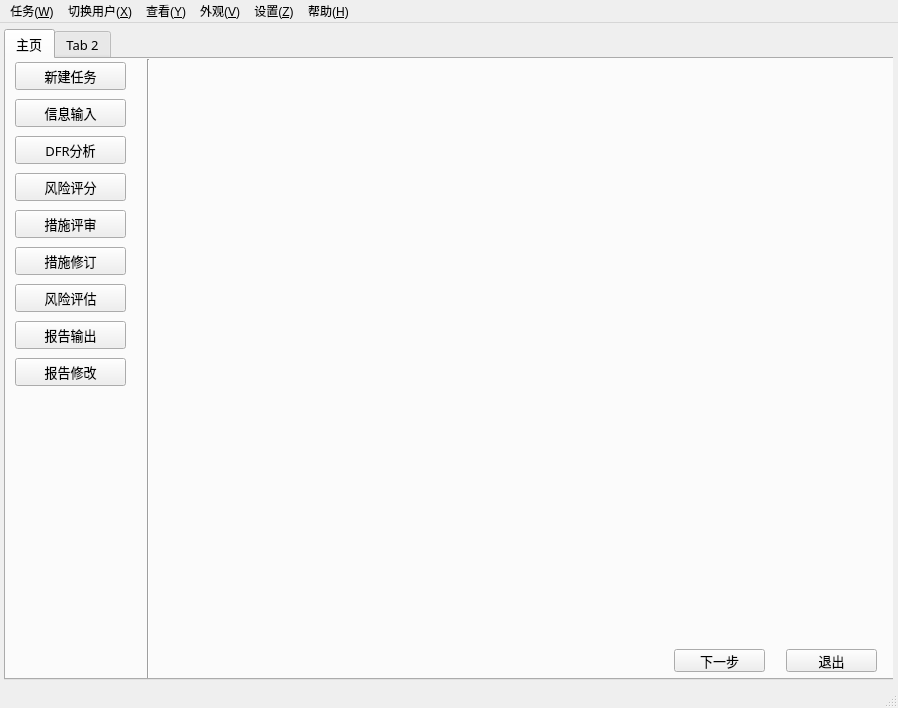
<?xml version="1.0" encoding="UTF-8"?>
<ui version="4.0">
 <class>MainWindow</class>
 <widget class="QMainWindow" name="MainWindow">
  <property name="geometry">
   <rect>
    <x>0</x>
    <y>0</y>
    <width>898</width>
    <height>708</height>
   </rect>
  </property>
  <property name="windowTitle">
   <string>元王IDS集成设计仿真平台</string>
  </property>
  <property name="windowIcon">
   <iconset resource="../qrc/Top.qrc">
    <normaloff>:/new/wl/Logo_ico.png</normaloff>:/new/wl/Logo_ico.png</iconset>
  </property>
  <property name="toolTipDuration">
   <number>-1</number>
  </property>
  <property name="statusTip">
   <string/>
  </property>
  <widget class="QWidget" name="centralwidget">
   <widget class="QWidget" name="widget" native="true">
    <property name="geometry">
     <rect>
      <x>2</x>
      <y>2</y>
      <width>891</width>
      <height>661</height>
     </rect>
    </property>
    <property name="sizePolicy">
     <sizepolicy hsizetype="Maximum" vsizetype="Fixed">
      <horstretch>8</horstretch>
      <verstretch>9</verstretch>
     </sizepolicy>
    </property>
    <widget class="QTabWidget" name="tabWidget">
     <property name="geometry">
      <rect>
       <x>2</x>
       <y>4</y>
       <width>891</width>
       <height>651</height>
      </rect>
     </property>
     <property name="sizePolicy">
      <sizepolicy hsizetype="Maximum" vsizetype="Fixed">
       <horstretch>0</horstretch>
       <verstretch>0</verstretch>
      </sizepolicy>
     </property>
     <property name="sizeIncrement">
      <size>
       <width>0</width>
       <height>0</height>
      </size>
     </property>
     <property name="font">
      <font>
       <family>宋体</family>
       <pointsize>10</pointsize>
      </font>
     </property>
     <property name="mouseTracking">
      <bool>false</bool>
     </property>
     <property name="focusPolicy">
      <enum>Qt::NoFocus</enum>
     </property>
     <property name="contextMenuPolicy">
      <enum>Qt::DefaultContextMenu</enum>
     </property>
     <property name="acceptDrops">
      <bool>false</bool>
     </property>
     <property name="inputMethodHints">
      <set>Qt::ImhNone</set>
     </property>
     <property name="tabPosition">
      <enum>QTabWidget::North</enum>
     </property>
     <property name="tabShape">
      <enum>QTabWidget::Rounded</enum>
     </property>
     <property name="currentIndex">
      <number>0</number>
     </property>
     <property name="elideMode">
      <enum>Qt::ElideNone</enum>
     </property>
     <property name="usesScrollButtons">
      <bool>false</bool>
     </property>
     <property name="documentMode">
      <bool>false</bool>
     </property>
     <property name="tabsClosable">
      <bool>false</bool>
     </property>
     <property name="movable">
      <bool>false</bool>
     </property>
     <property name="tabBarAutoHide">
      <bool>false</bool>
     </property>
     <widget class="QWidget" name="tabMain">
      <attribute name="title">
       <string>主页</string>
      </attribute>
      <widget class="QWidget" name="widget_2" native="true">
       <property name="geometry">
        <rect>
         <x>-1</x>
         <y>0</y>
         <width>141</width>
         <height>621</height>
        </rect>
       </property>
       <widget class="QWidget" name="verticalLayoutWidget">
        <property name="geometry">
         <rect>
          <x>10</x>
          <y>0</y>
          <width>111</width>
          <height>331</height>
         </rect>
        </property>
        <layout class="QVBoxLayout" name="verticalLayout">
         <property name="topMargin">
          <number>0</number>
         </property>
         <item>
          <widget class="QPushButton" name="pBtnNewTask">
           <property name="text">
            <string>新建任务</string>
           </property>
           <property name="icon">
            <iconset resource="../qrc/Top.qrc">
             <normaloff>:/new/wl/Now.png</normaloff>:/new/wl/Now.png</iconset>
           </property>
          </widget>
         </item>
         <item>
          <widget class="QPushButton" name="pBtnInfoInput">
           <property name="text">
            <string>信息输入</string>
           </property>
           <property name="icon">
            <iconset resource="../qrc/Top.qrc">
             <normaloff>:/new/wl/sure.png</normaloff>:/new/wl/sure.png</iconset>
           </property>
           <property name="autoRepeatInterval">
            <number>100</number>
           </property>
          </widget>
         </item>
         <item>
          <widget class="QPushButton" name="pBtnDFRAnalyse">
           <property name="text">
            <string>DFR分析</string>
           </property>
           <property name="icon">
            <iconset resource="../qrc/Top.qrc">
             <normaloff>:/new/wl/sure.png</normaloff>:/new/wl/sure.png</iconset>
           </property>
          </widget>
         </item>
         <item>
          <widget class="QPushButton" name="pBtnRiskGrade">
           <property name="text">
            <string>风险评分</string>
           </property>
           <property name="icon">
            <iconset resource="../qrc/Top.qrc">
             <normaloff>:/new/wl/sure.png</normaloff>:/new/wl/sure.png</iconset>
           </property>
          </widget>
         </item>
         <item>
          <widget class="QPushButton" name="pBtnStepJudge">
           <property name="text">
            <string>措施评审</string>
           </property>
           <property name="icon">
            <iconset resource="../qrc/Top.qrc">
             <normaloff>:/new/wl/sure.png</normaloff>:/new/wl/sure.png</iconset>
           </property>
          </widget>
         </item>
         <item>
          <widget class="QPushButton" name="pBtnStepEdit">
           <property name="text">
            <string>措施修订</string>
           </property>
           <property name="icon">
            <iconset resource="../qrc/Top.qrc">
             <normaloff>:/new/wl/sure.png</normaloff>:/new/wl/sure.png</iconset>
           </property>
          </widget>
         </item>
         <item>
          <widget class="QPushButton" name="pBtnRiskTable">
           <property name="text">
            <string>风险评估</string>
           </property>
           <property name="icon">
            <iconset resource="../qrc/Top.qrc">
             <normaloff>:/new/wl/sure.png</normaloff>:/new/wl/sure.png</iconset>
           </property>
          </widget>
         </item>
         <item>
          <widget class="QPushButton" name="pBtnReportOutput">
           <property name="text">
            <string>报告输出</string>
           </property>
           <property name="icon">
            <iconset resource="../qrc/Top.qrc">
             <normaloff>:/new/wl/sure.png</normaloff>:/new/wl/sure.png</iconset>
           </property>
          </widget>
         </item>
         <item>
          <widget class="QPushButton" name="pBtnReportModify">
           <property name="text">
            <string>报告修改</string>
           </property>
           <property name="icon">
            <iconset resource="../qrc/Top.qrc">
             <normaloff>:/new/wl/sure.png</normaloff>:/new/wl/sure.png</iconset>
           </property>
          </widget>
         </item>
        </layout>
       </widget>
      </widget>
      <widget class="Line" name="line">
       <property name="geometry">
        <rect>
         <x>140</x>
         <y>0</y>
         <width>5</width>
         <height>621</height>
        </rect>
       </property>
       <property name="orientation">
        <enum>Qt::Vertical</enum>
       </property>
      </widget>
      <widget class="QPushButton" name="pBtnNext">
       <property name="geometry">
        <rect>
         <x>668</x>
         <y>590</y>
         <width>91</width>
         <height>23</height>
        </rect>
       </property>
       <property name="text">
        <string>下一步</string>
       </property>
      </widget>
      <widget class="QPushButton" name="pBtnQuit">
       <property name="geometry">
        <rect>
         <x>780</x>
         <y>590</y>
         <width>91</width>
         <height>23</height>
        </rect>
       </property>
       <property name="text">
        <string>退出</string>
       </property>
      </widget>
      <widget class="QWidget" name="gridLayoutWidget">
       <property name="geometry">
        <rect>
         <x>140</x>
         <y>0</y>
         <width>741</width>
         <height>581</height>
        </rect>
       </property>
       <layout class="QGridLayout" name="FormLayout"/>
      </widget>
     </widget>
     <widget class="QWidget" name="tab_2">
      <attribute name="title">
       <string>Tab 2</string>
      </attribute>
     </widget>
    </widget>
   </widget>
  </widget>
  <widget class="QMenuBar" name="menubar">
   <property name="geometry">
    <rect>
     <x>0</x>
     <y>0</y>
     <width>898</width>
     <height>23</height>
    </rect>
   </property>
   <widget class="QMenu" name="menu_Tesk">
    <property name="title">
     <string>任务(&amp;W)</string>
    </property>
    <addaction name="A_SaveNewTask"/>
    <addaction name="A_ViewTask"/>
    <addaction name="A_ViewAllTask"/>
    <addaction name="A_EditTask"/>
    <addaction name="A_Quit"/>
   </widget>
   <widget class="QMenu" name="menu_Switch">
    <property name="title">
     <string>切换用户(&amp;X)</string>
    </property>
    <addaction name="A_ChangeUser"/>
   </widget>
   <widget class="QMenu" name="menu_Look">
    <property name="title">
     <string>查看(&amp;Y)</string>
    </property>
    <addaction name="A_RuleQuery"/>
   </widget>
   <widget class="QMenu" name="menu_View">
    <property name="title">
     <string>外观(&amp;V)</string>
    </property>
    <addaction name="A_TB"/>
    <addaction name="A_SB"/>
   </widget>
   <widget class="QMenu" name="menu_Set">
    <property name="title">
     <string>设置(&amp;Z)</string>
    </property>
    <addaction name="A_EditUser"/>
    <addaction name="A_RightControl"/>
    <addaction name="A_UserManager"/>
   </widget>
   <widget class="QMenu" name="menu_Help">
    <property name="title">
     <string>帮助(&amp;H)</string>
    </property>
    <addaction name="A_About"/>
   </widget>
   <addaction name="menu_Tesk"/>
   <addaction name="menu_Switch"/>
   <addaction name="menu_Look"/>
   <addaction name="menu_View"/>
   <addaction name="menu_Set"/>
   <addaction name="menu_Help"/>
  </widget>
  <widget class="QStatusBar" name="statusbar">
   <property name="toolTipDuration">
    <number>-1</number>
   </property>
  </widget>
  <action name="A_SaveNewTask">
   <property name="text">
    <string>新建任务</string>
   </property>
  </action>
  <action name="A_ViewTask">
   <property name="text">
    <string>查看当前任务</string>
   </property>
  </action>
  <action name="A_ViewAllTask">
   <property name="text">
    <string>查看所有任务</string>
   </property>
  </action>
  <action name="A_EditTask">
   <property name="text">
    <string>编辑任务</string>
   </property>
  </action>
  <action name="A_Quit">
   <property name="text">
    <string>退    出</string>
   </property>
  </action>
  <action name="A_ChangeUser">
   <property name="text">
    <string>切换用户</string>
   </property>
  </action>
  <action name="A_RuleQuery">
   <property name="text">
    <string>规则查询</string>
   </property>
  </action>
  <action name="A_TB">
   <property name="checkable">
    <bool>true</bool>
   </property>
   <property name="checked">
    <bool>true</bool>
   </property>
   <property name="text">
    <string>工具栏</string>
   </property>
  </action>
  <action name="A_SB">
   <property name="checkable">
    <bool>true</bool>
   </property>
   <property name="checked">
    <bool>true</bool>
   </property>
   <property name="text">
    <string>状态栏</string>
   </property>
  </action>
  <action name="A_EditUser">
   <property name="text">
    <string>用户信息编辑</string>
   </property>
  </action>
  <action name="A_RightControl">
   <property name="text">
    <string>用户权限控制</string>
   </property>
  </action>
  <action name="A_UserManager">
   <property name="text">
    <string>用户管理</string>
   </property>
  </action>
  <action name="A_About">
   <property name="text">
    <string>关于...</string>
   </property>
  </action>
 </widget>
 <resources>
  <include location="../qrc/Top.qrc"/>
 </resources>
 <connections/>
</ui>
